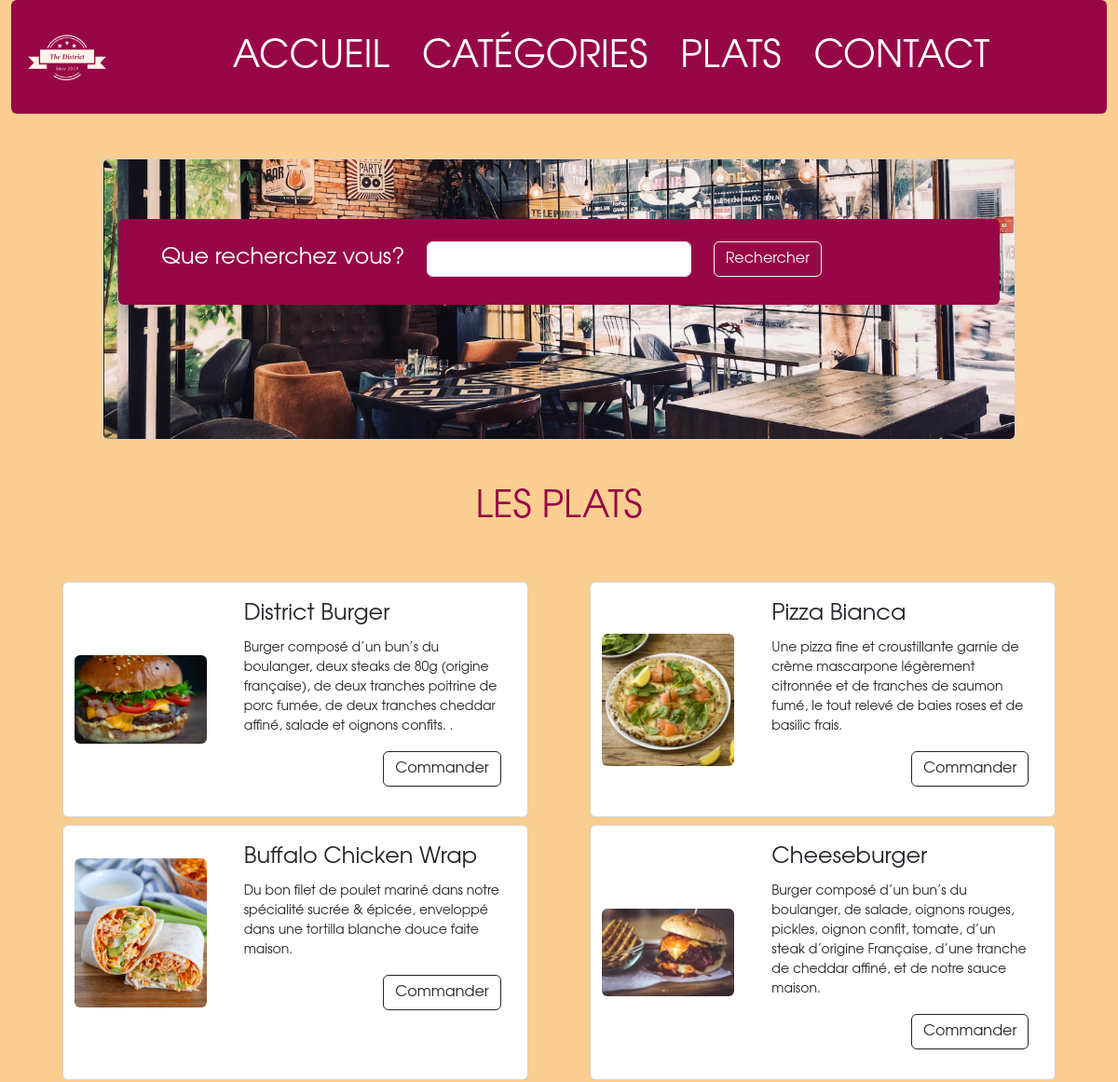
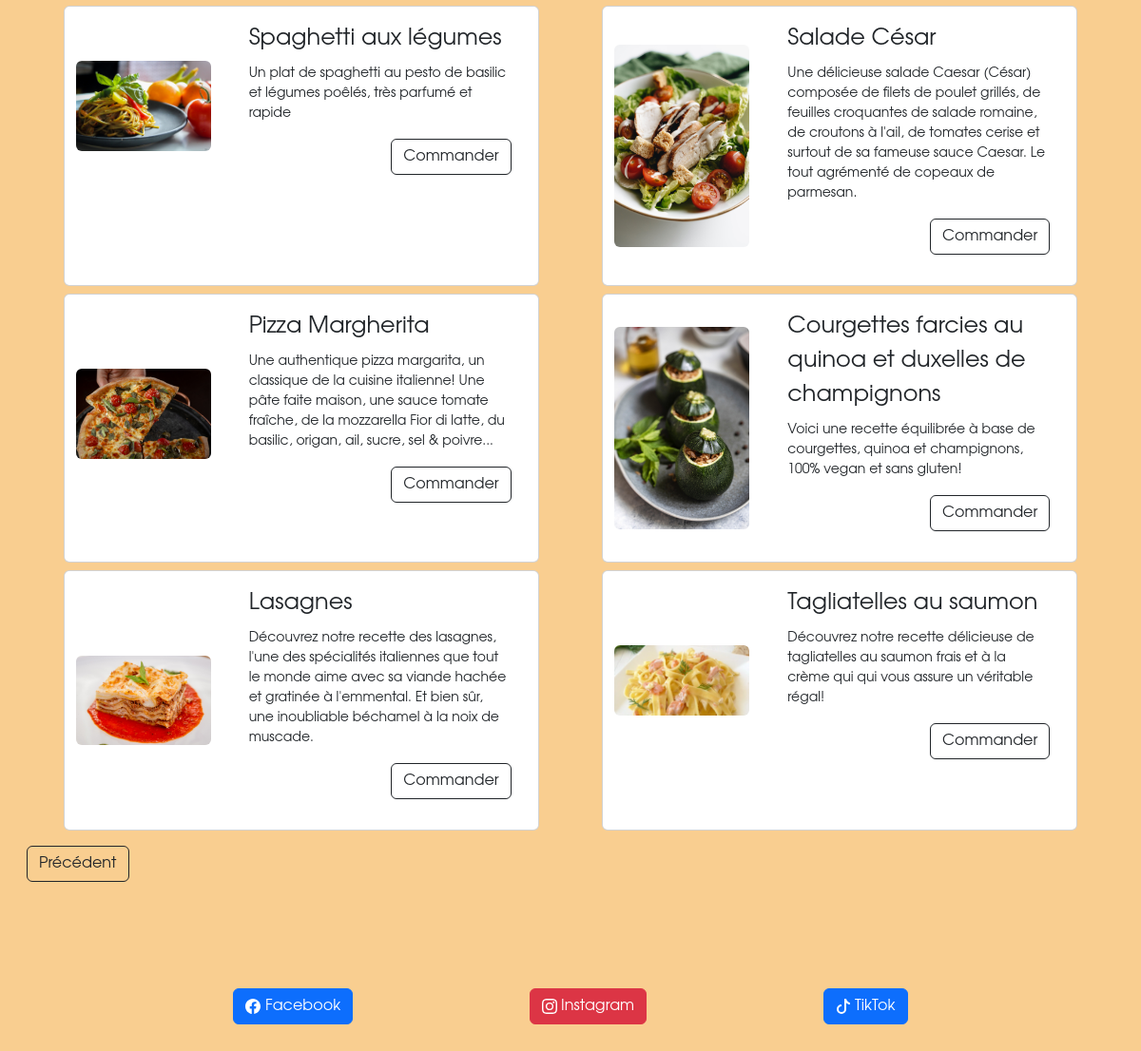
Screenshot of /plats.php with the database file from the repository (2 pictures, top to bottom).
### tables this page shows
CREATE TABLE `plat` (
  `id` int AUTO_INCREMENT PRIMARY KEY,
  `libelle` varchar(100) NOT NULL,
  `description` text NOT NULL,
  `prix` decimal(10,2) NOT NULL,
  `image` varchar(255) NOT NULL,
  `id_categorie` int NOT NULL REFERENCES categorie(id),
  `active` varchar(10) NOT NULL
);

### DAO.php (called while the page is built, shortened)
<?php
function getPlats($db){
    $query= $db-> prepare('SELECT * FROM plat');
    $query-> execute();
    $plats= $query-> fetchAll();
    return $plats;
};

### plats.php (the view, shortened to what this page needs)
<!DOCTYPE html>
<html lang="en">
  <head>
    <link
      href="https://cdn.jsdelivr.net/npm/bootstrap@5.3.2/dist/css/bootstrap.min.css"
      rel="stylesheet"
    />
    <link rel="stylesheet" href="assets/css/styles.css" />
  </head>
  <body>
    <div class="container-fluid">
    <?php
  require_once ("views/header.php");
  require_once("DAO.php");
  ?>
      <section class="d-flex justify-content-center mt-5" id="search">
        <div class="card col-xl-10 col">
          <div class="card-img-overlay">
            <div class="p-4 mt-5 bg-opacity-75 rounded" id="bandeau">
              <div class="form-group row d-flex justify-content-center">
                <div class="search-container col text-end">
                  <label
                    for="recherche"
                    class="form-label text-white text-end fs-4"
                  >
                    Que recherchez vous?</label
                  >
                </div>
                <div class="col">
                  <input
                    class="form-control"
                    type="search-input"
                    name="recherche"
                    id="recherche"
                  />
                </div>
                <div class="col">
                  <button class="btn btn-outline-light" type="submit">
                    Rechercher
                  </button>
                </div>
              </div>
            </div>
          </div>
        </div>
      </section>
      <section>
        <h1 class="mt-5 text-center text-uppercase" id="titre_page">Les plats</h1>
        <div class="row d-flex justify-content-evenly mt-5" id="aff_plats">
          <?php
          $plats=getPlats($db);
          foreach ($plats as $plat){?>
          <div class="card rounded col-12 col-lg-5 position-relative gy-2">
            <div class="row">
              <div class="d-flex col-4 align-items-center">
                <img src="assets/images_the_district/food/<?=$plat['image']?>"class="img-fluid rounded" alt="<?= $plat['libelle']?>"/>
              </div>
              <div class="col-7 col-sm-8">
                <div class="card-body">
                  <p class="card-title fs-4"><?=$plat['libelle']?></p>
                  <p class="card-text small"><?=$plat['description']?></p>
                  <div class="d-flex justify-content-end my-3">
                    <a class="btn btn-outline-dark" href="plat_selectionne.php?id=<?=$plat['id']?>">Commander</a>
                  </div>
                </div>
              </div>
            </div>
          </div>
          <?php }?>
        </div>
        <div>
          <a class="btn btn-outline-dark m-3" href="index.php">Précédent</a>
        </div>
      </section>
      <?php
      include ("views/footer.php")
      ?>
  </body>
</html>

### views/header.php (shortened to what this page needs)
<header class="rounded">
<nav class="navbar navbar-expand-md navbar-dark text-uppercase fs-1">
  <div class="container-fluid">
    <img
      src="assets/images_the_district/the_district_brand/logo.png"
      alt="the_district_accueil"
      tittle="the_district"
      class="img-fluid col-2 col-lg-1 navbar-brand"
    />
    <div
      class="collapse navbar-collapse d-flex justify-content-lg-center g-4"
      id="collapsedMenu"
    >
      <div class="navbar-nav col-lg-10 d-flex justify-content-evenly">
        <a class="nav-link text-white" href="index.php">Accueil</a>
        <a class="nav-link text-white" href="categories.php"
          >Catégories</a
        >
        <a class="nav-link text-white" href="plats.php">Plats</a>
        <a class="nav-link text-white" href="contact.php">Contact</a>
      </div>
    </div>
  </div>
</nav>
</header>

### views/footer.php (shortened to what this page needs)
<footer class="p-5 mt-5 d-flex justify-content-evenly">
        <button class="btn btn-primary" href="#">
          Facebook
        </button>
        <button type="button" class="btn btn-danger">
          Instagram
        </button>
        <button type="button" class="btn btn-primary">
          <svg
            xmlns="http://www.w3.org/2000/svg"
            width="16"
            height="16"
            fill="currentColor"
            class="bi bi-tiktok"
            viewBox="0 0 16 16"
          >
            <path
              d="M9 0h1.98c.144.715.54 1.617 1.235 2.512C12.895 3.389 13.797 4 15 4v2c-1.753 0-3.07-.814-4-1.829V11a5 5 0 1 1-5-5v2a3 3 0 1 0 3 3V0Z"
            ></path>
          </svg>
          TikTok
        </button>
      </footer>
    </div>
  </body>
</html>

### assets/css/styles.css (style rules this page uses)
header { background-color: #970747; font-style: normal; }
body { font-family: Avantgarde, TeX Gyre Adventor, URW Gothic L, sans-serif; background-color:#f9ce90; background-image: url('images_the_district/image_parallax.jpg'); background-attachment:fixed; background-position: center; background-repeat: no-repeat; }
#bandeau { background-color: #970747; }
h1 { color: #970747 }

### rows the page displays
plat: image (picture), libelle "District Burger", description "Burger composé d’un bun’s du boulanger, deux steaks de 80g (origine française), de deux tranches poitrine de porc fumée, de deux tranches cheddar affiné, salade et oignons confits. ."
plat: image (picture), libelle "Pizza Bianca", description "Une pizza fine et croustillante garnie de crème mascarpone légèrement citronnée et de tranches de saumon fumé, le tout relevé de baies roses et de basilic frais."
plat: image (picture), libelle "Buffalo Chicken Wrap", description "Du bon filet de poulet mariné dans notre spécialité sucrée & épicée, enveloppé dans une tortilla blanche douce faite maison."
plat: image (picture), libelle "Cheeseburger", description "Burger composé d’un bun’s du boulanger, de salade, oignons rouges, pickles, oignon confit, tomate, d’un steak d’origine Française, d’une tranche de cheddar affiné, et de notre sauce maison."
plat: image (picture), libelle "Spaghetti aux légumes", description "Un plat de spaghetti au pesto de basilic et légumes poêlés, très parfumé et rapide"
plat: image (picture), libelle "Salade César", description "Une délicieuse salade Caesar (César) composée de filets de poulet grillés, de feuilles croquantes de salade romaine, de croutons à l'ail, de tomates cerise et surtout de sa fameuse sauce Caesar. Le tout agrémenté de copeaux de parmesan."
plat: image (picture), libelle "Pizza Margherita", description "Une authentique pizza margarita, un classique de la cuisine italienne! Une pâte faite maison, une sauce tomate fraîche, de la mozzarella Fior di latte, du basilic, origan, ail, sucre, sel & poivre..."
plat: image (picture), libelle "Courgettes farcies au quinoa et duxelles de champignons", description "Voici une recette équilibrée à base de courgettes, quinoa et champignons, 100% vegan et sans gluten!"
plat: image (picture), libelle "Lasagnes", description "Découvrez notre recette des lasagnes, l'une des spécialités italiennes que tout le monde aime avec sa viande hachée et gratinée à l'emmental. Et bien sûr, une inoubliable béchamel à la noix de muscade."
plat: image (picture), libelle "Tagliatelles au saumon", description "Découvrez notre recette délicieuse de tagliatelles au saumon frais et à la crème qui qui vous assure un véritable régal!"
